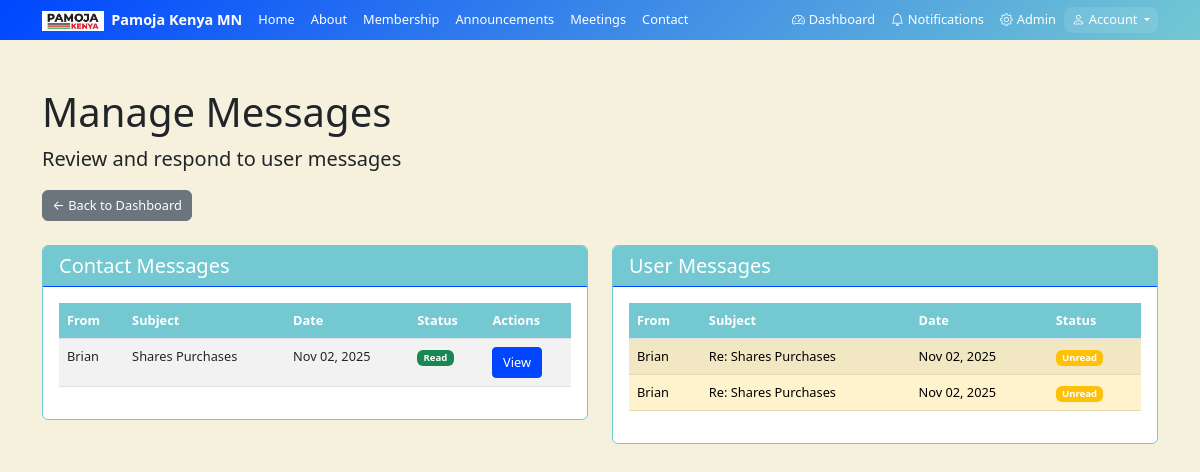
Page /admin-messages/ (signed in) on the earlier database version.
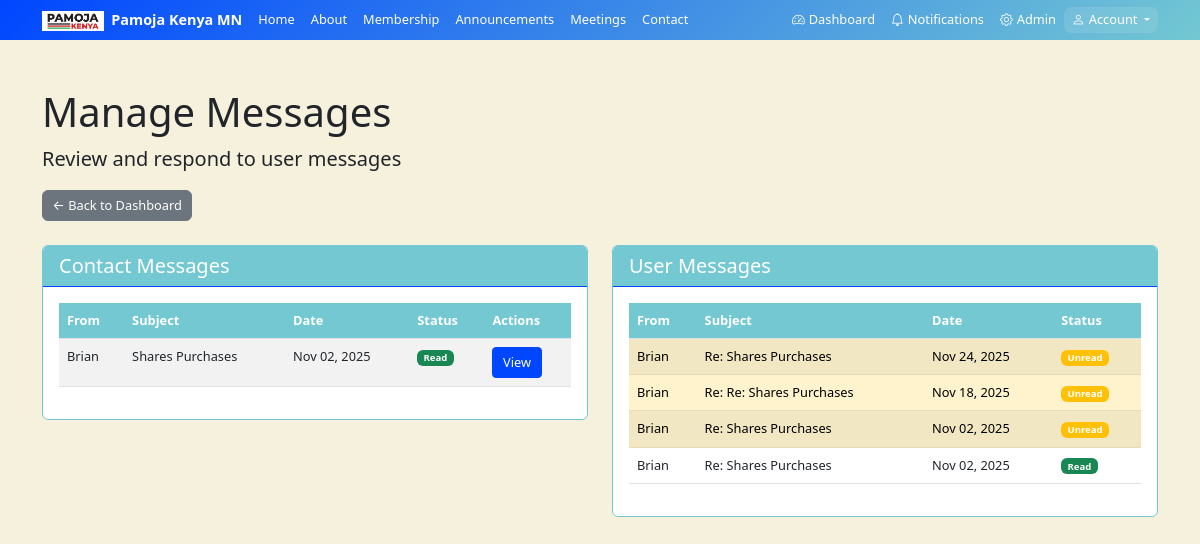
Same page on the later database version.
### main/models.py (models this page shows, shortened)
class ContactMessage(models.Model):
    user = models.ForeignKey(User, on_delete=models.CASCADE, null=True, blank=True)
    name = models.CharField(max_length=100)
    email = models.EmailField()
    phone = models.CharField(max_length=20)
    subject = models.CharField(max_length=200)
    message = models.TextField()
    is_read = models.BooleanField(default=False)
    created_at = models.DateTimeField(auto_now_add=True)

class Message(models.Model):
    sender = models.ForeignKey(User, on_delete=models.CASCADE, related_name='sent_messages')
    recipient = models.ForeignKey(User, on_delete=models.CASCADE, related_name='received_messages')
    subject = models.CharField(max_length=200)
    content = models.TextField()
    is_read = models.BooleanField(default=False)
    created_at = models.DateTimeField(auto_now_add=True)

### main/views.py (the view)
# urls.py: path('admin-messages/', views.admin_messages, name='admin_messages'),
@login_required
def admin_messages(request):
    if not request.user.is_staff:
        return redirect('user_dashboard')
    contact_messages = ContactMessage.objects.all().order_by('-created_at')
    user_messages = Message.objects.filter(recipient=request.user).order_by('-created_at')
    return render(request, 'main/admin/messages.html', {
        'contact_messages': contact_messages,
        'user_messages': user_messages
    })

### main/templates/main/admin/messages.html (shortened to what the changed rows need)
{% extends 'main/base.html' %}
{% block content %}
<div class="container py-5">
    <div class="row mb-4">
        <div class="col-12">
            <h1 class="mb-2">Manage Messages</h1>
        </div>
    </div>
    <div class="row">
        <div class="col-lg-6">
            <div class="card">
                <div class="card-body">
                    {% if contact_messages %}
                        <div class="table-responsive">
                            <table class="table table-striped">
                                <thead>
                                    <tr>
                                        <th>From</th>
                                        <th>Subject</th>
                                        <th>Date</th>
                                        <th>Status</th>
                                        <th>Actions</th>
                                    </tr>
                                </thead>
                                <tbody>
                                    {% for msg in contact_messages %}
                                    <tr class="{% if not msg.is_read %}table-warning{% endif %}">
                                        <td>{{ msg.name }}</td>
                                        <td>{{ msg.subject|truncatechars:30 }}</td>
                                        <td>{{ msg.created_at|date:"M d, Y" }}</td>
                                        <td>
                                            {% if msg.is_read %}
                                                <span class="badge bg-success">Read</span>
                                            {% else %}
                                                <span class="badge bg-warning">Unread</span>
                                            {% endif %}
                                        </td>
                                        <td>
                                            <a href="{% url 'view_message' msg.id %}" class="btn btn-sm btn-primary">View</a>
                                        </td>
                                    </tr>
                                    {% endfor %}
                                </tbody>
                            </table>
                        </div>
                    {% else %}
                        <p class="text-muted text-center py-3">No contact messages</p>
                    {% endif %}
                </div>
            </div>
        </div>
        <div class="col-lg-6">
            <div class="card">
                <div class="card-body">
                    {% if user_messages %}
                        <div class="table-responsive">
                            <table class="table table-striped">
                                <thead>
                                    <tr>
                                        <th>From</th>
                                        <th>Subject</th>
                                        <th>Date</th>
                                        <th>Status</th>
                                    </tr>
                                </thead>
                                <tbody>
                                    {% for msg in user_messages %}
                                    <tr class="{% if not msg.is_read %}table-warning{% endif %}">
                                        <td>{{ msg.sender.username }}</td>
                                        <td>{{ msg.subject|truncatechars:30 }}</td>
                                        <td>{{ msg.created_at|date:"M d, Y" }}</td>
                                        <td>
                                            {% if msg.is_read %}
                                                <span class="badge bg-success">Read</span>
                                            {% else %}
                                                <span class="badge bg-warning">Unread</span>
                                            {% endif %}
                                        </td>
                                    </tr>
                                    {% endfor %}
                                </tbody>
                            </table>
                        </div>
                    {% else %}
                        <p class="text-muted text-center py-3">No user messages</p>
                    {% endif %}
                </div>
            </div>
        </div>
    </div>
</div>
{% endblock %}

Differences in the rows shown:
added Message: sender.username "Brian", subject "Re: Shares Purchases", created_at "Nov 24, 2025", is_read "Unread"
added Message: sender.username "Brian", subject "Re: Re: Shares Purchases", created_at "Nov 18, 2025", is_read "Unread"
changed Message (number 4 of 4 on the later page): is_read "Unread" → "Read"
